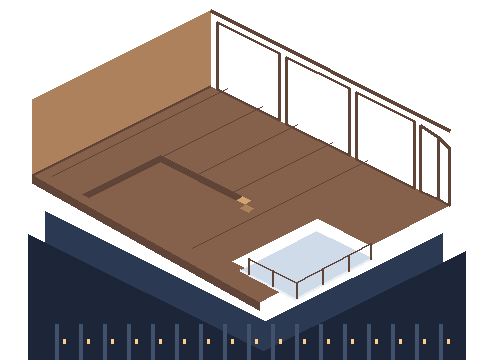
#> input picture world/art/nyc/shell.png, 480 x 360 px
$ python sprite_cut.py ../art/nyc/shell.png --pixel-scale 3
#> lines starting #> are read from the running program, lines starting #| are printed output that depends on the picture
### world/tools/pixel_clean.py
"""Recover enlarged pixel grids, nearest-sample to native size, palette snap without dithering.
AI art may have no consistent grid: detection is conservative; --pixel-size overrides it.
Output preserves aspect ratio with letterboxing, never stretching the input.
"""
import argparse,json,subprocess
from pathlib import Path
from PIL import Image
ROOT=Path(__file__).resolve().parents[1]
def settings():
 return json.loads(subprocess.check_output(['node','--input-type=module','-e',"import {look} from './src/look.js';console.log(JSON.stringify(look.art))"],cwd=ROOT,text=True))
# [16 lines left out: function detect_pixel_size, not called in this run]
def clean(source,destination,size=None,pixel_size=None,trim=False,alpha_cutoff=None,key_color=None):
 config=settings();size=tuple(size or config['size']);im=Image.open(source).convert('RGBA')
 if alpha_cutoff is not None: im.putalpha(im.getchannel('A').point(lambda a:255 if a>=alpha_cutoff else 0))
 if trim and im.getchannel('A').getbbox(): im=im.crop(im.getchannel('A').getbbox())
 transparent=im.getchannel('A').getextrema()[0]<255
 detected,confidence=detect_pixel_size(im);grid=pixel_size or detected
 if grid<1: raise ValueError('Pixel size must be positive')
 native=im.resize((max(1,round(im.width/grid)),max(1,round(im.height/grid))),Image.Resampling.NEAREST)
 ratio=min(size[0]/native.width,size[1]/native.height)
 fitted=native.resize((max(1,round(native.width*ratio)),max(1,round(native.height*ratio))),Image.Resampling.NEAREST)
 canvas=Image.new('RGBA',size,(0,0,0,0) if transparent else (key_color or config['matte']));canvas.alpha_composite(fitted,((size[0]-fitted.width)//2,(size[1]-fitted.height)//2))
 colors=[tuple(bytes.fromhex(c.lstrip('#'))) for c in config['palette']]
 if key_color: colors.append(tuple(bytes.fromhex(key_color.lstrip('#'))))
 pal=Image.new('P',(1,1));pal.putpalette([v for c in colors+[colors[-1]]*(256-len(colors)) for v in c])
 out=canvas.convert('RGB').quantize(palette=pal,dither=Image.Dither.NONE).convert('RGBA');out.putalpha(canvas.getchannel('A'));destination=Path(destination);destination.parent.mkdir(parents=True,exist_ok=True);out.save(destination)
 report=dict(source=list(im.size),detected_pixel_size=detected,confidence=round(confidence,3),used_pixel_size=grid,output=list(out.size),colors=len(out.getcolors(1000000)),dithering=False);print(json.dumps(report));return report
# [2 lines that do not run on import are left out]

### world/tools/sprite_cut.py
"""Clean a magenta sheet at the shell's pixel scale, then cut connected sprites.

Names correspond to regions ordered by top edge, then left edge. Use a names JSON
array, or omit it for deterministic sheet-001 names. Floating disconnected pieces
are separate regions: this tool never guesses which pieces belong together.
"""
import argparse
from collections import deque
import json
from pathlib import Path
import re
from PIL import Image
from pixel_clean import clean

KEY = (255, 0, 255)


def key_to_alpha(image):
    image = image.convert('RGBA')
    pixels = image.load()
    for y in range(image.height):
        for x in range(image.width):
            if pixels[x, y][:3] == KEY:
                pixels[x, y] = (0, 0, 0, 0)
    return image


def components(image, min_area=1):
    image = key_to_alpha(image)
    pixels = image.load()
    visited = set()
    regions = []
    for y in range(image.height):
        for x in range(image.width):
            if (x, y) in visited or pixels[x, y][3] == 0:
                continue
            queue = deque([(x, y)])
            visited.add((x, y))
            points = []
            while queue:
                px, py = queue.popleft()
                points.append((px, py))
                for dx, dy in [(-1, -1), (0, -1), (1, -1), (-1, 0), (1, 0), (-1, 1), (0, 1), (1, 1)]:
                    nx, ny = px + dx, py + dy
                    if 0 <= nx < image.width and 0 <= ny < image.height and (nx, ny) not in visited and pixels[nx, ny][3]:
                        visited.add((nx, ny))
                        queue.append((nx, ny))
            if len(points) >= min_area:
                xs, ys = zip(*points)
                regions.append((min(xs), min(ys), max(xs) + 1, max(ys) + 1, points))
    return image, sorted(regions, key=lambda r: (r[1], r[0]))


def cut(source, output, pixel_scale, names=None, min_area=1, shell=False, baselines=None):
    """pixel_scale is source pixels per art pixel, shared with shell/backdrop.

    Never fit individual objects to arbitrary sizes; only whole-sheet scale is
    reduced. --shell performs the same cleanup/key removal without cutting.
    """
#> called with source = '../art/nyc/shell.png', output = 'world/art/nyc/sprites', pixel_scale = 3, min_area = 1, shell = False
    source, output = Path(source), Path(output)
    if pixel_scale < 1:
        raise ValueError('Source pixel scale must be >= 1')
    with Image.open(source) as raw:
#> raw is the input picture: PIL image 480x360 RGBA; mean R, G, B, A 60.1, 50.4, 47.1, 152
        if raw.width % pixel_scale or raw.height % pixel_scale:
            raise ValueError('Sheet dimensions must be divisible by the shared pixel scale')
        size = (raw.width // pixel_scale, raw.height // pixel_scale)
#> size = (160, 120)
    output.parent.mkdir(parents=True, exist_ok=True)
    if shell:
        clean(source, output, size, pixel_scale, key_color='#FF00FF')
        image = key_to_alpha(Image.open(output))
        image.save(output)
        return {'shell': str(output), 'size': list(image.size)}
    output.mkdir(exist_ok=True)
    cleaned = output / '_sheets' / (source.stem + '.png')
    clean(source, cleaned, size, pixel_scale, key_color='#FF00FF')
#> (the call stopped at in settings, `return json.loads(subprocess.check_output(['node','--input-type=module..`: subprocess is not available in this run)
    image, regions = components(Image.open(cleaned), min_area)
#> regions = 2 items
    if names is not None and len(names) != len(regions):
        raise ValueError(f'{len(names)} names but {len(regions)} regions; inspect {cleaned}. No sprites written.')
    prefix = re.sub(r'[^a-zA-Z0-9_-]+', '-', source.stem).strip('-') or 'sheet'
    names = names or [f'{prefix}-{i+1:03}' for i in range(len(regions))]
#> names = ['shell-001', 'shell-002']
    if len(set(names)) != len(names) or any(not re.fullmatch(r'[a-zA-Z0-9_-]+', n) for n in names):
        raise ValueError('Names must be unique filenames using letters, numbers, _ or -')
    manifest_file = output / 'manifest.json'
    manifest = json.loads(manifest_file.read_text()) if manifest_file.exists() else {'version': 1, 'pixelScale': pixel_scale, 'sheets': {}, 'sprites': {}}
    if manifest['pixelScale'] != pixel_scale:
        raise ValueError('Use the same source pixel scale as the existing shell and sprite manifest')
    # Retain other sheets; replace only this sheet's manifest entries on rerun.
    manifest['sprites'] = {n: s for n, s in manifest['sprites'].items() if s.get('sheet') != source.name}
    collisions = set(names) & set(manifest['sprites'])
#> collisions = 0 items
    if collisions:
        raise ValueError(f'Names already used by another sheet: {sorted(collisions)}')
    for name, (x0, y0, x1, y1, points) in zip(names, regions):
        sprite = Image.new('RGBA', (x1 - x0, y1 - y0))
        target = sprite.load()
        for x, y in points:
            target[x - x0, y - y0] = image.getpixel((x, y))
        sprite.save(output / (name + '.png'))
        baseline = (baselines or {}).get(name, sprite.height)
        if not isinstance(baseline, int) or not 0 <= baseline <= sprite.height:
            raise ValueError(f'Invalid base line for {name}')
        manifest['sprites'][name] = {'file': name + '.png', 'size': list(sprite.size), 'width': sprite.width, 'height': sprite.height, 'baseLine': baseline, 'sheet': source.name, 'bounds': [x0, y0, x1, y1]}
#> this loop made 2 passes
#> (name, x0, y0, x1, y1, baseline) on passes 1 to 2: ('shell-001', 32, 9, 451, 311, 302), ('shell-002', 28, 211, 466, 360, 149)
#> pass 1, in cut, `sprite.save(output / (name + '.png'))`:
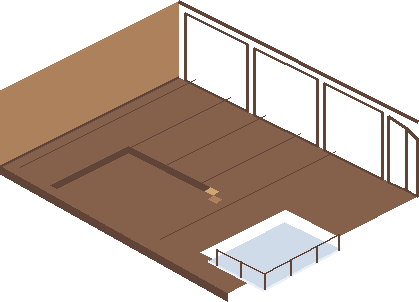
#> saved as shell-001.png: PIL image 419x302 RGBA; mean R, G, B, A 70.7, 53.8, 43.1, 127.3; transparent parts drawn white
#> pass 2, in cut, `sprite.save(output / (name + '.png'))`:
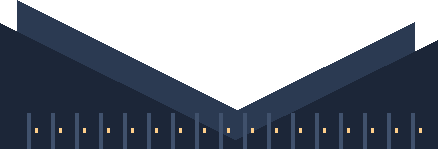
#> saved as shell-002.png: PIL image 438x149 RGBA; mean R, G, B, A 22, 29.1, 41.2, 155.7; transparent parts drawn white
#> after the loop, manifest = 4 items
    manifest['sheets'][source.name] = {'sourceSize': [size[0] * pixel_scale, size[1] * pixel_scale], 'artSize': list(size), 'cleaned': str(cleaned.relative_to(output)).replace('\\', '/'), 'names': names}
    manifest_file.write_text(json.dumps(manifest, indent=2))
    return {'sprites': names, 'manifest': str(manifest_file), 'pixelScale': pixel_scale}


if __name__ == '__main__':
    parser = argparse.ArgumentParser(description=__doc__)
    parser.add_argument('input')
    parser.add_argument('--out', default=str(Path(__file__).resolve().parents[1] / 'art/nyc/sprites'))
    parser.add_argument('--pixel-scale', type=int, required=True, help='Same source pixels per art pixel as the shell')
    parser.add_argument('--names', help='JSON array of region names in top/left order')
    parser.add_argument('--baselines', help='Optional JSON object overriding base lines in trimmed art pixels')
    parser.add_argument('--min-area', type=int, default=1)
    parser.add_argument('--shell', action='store_true', help='Output a keyed shell PNG instead of sprites')
    args = parser.parse_args()
    print(json.dumps(cut(args.input, args.out, args.pixel_scale, json.loads(Path(args.names).read_text(encoding='utf-8-sig')) if args.names else None, args.min_area, args.shell, json.loads(Path(args.baselines).read_text(encoding='utf-8-sig')) if args.baselines else None)))
